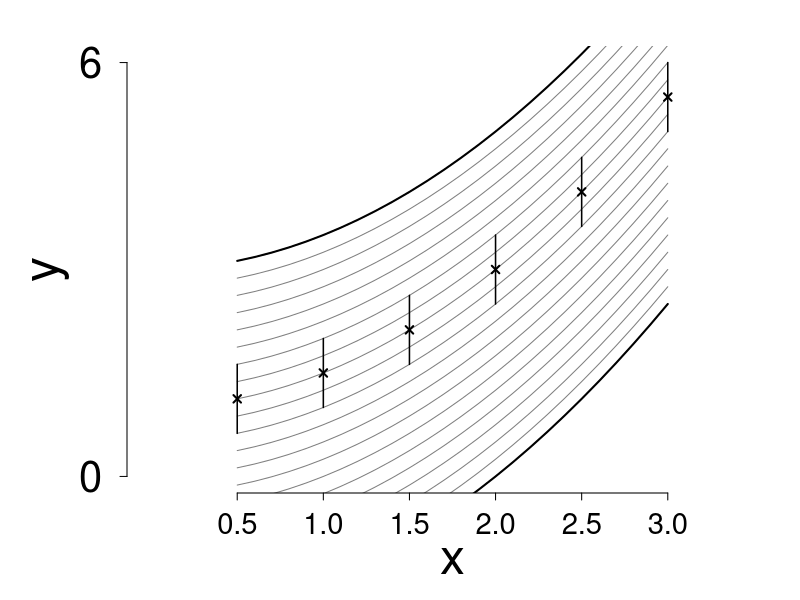

Write the R code that produced this figure. (Note: this script raises an error after producing the figure.)
#
# title     : plotIllustrateBias.R
# purpose   : R script to create an illustration of a Bias model.
# author    : WD41, LRS/EPFL/PSI
# date      : Sept. 2017
#
# Custom Function -------------------------------------------------------------
y_model <- function(x, theta)
{
  return(0.5 * x^2 + theta)
}
y_model_bias <- function(x, theta)
{
  return(0.35 * x^1.85 - 0.5 + theta)
}

# Global variables ------------------------------------------------------------
otpfullnames <- c("./figures/plotIllustrateBias_1.pdf",
                  "./figures/plotIllustrateBias_2.pdf")

# Graphic Parameters
fig_size <- c(7, 7)                     # width, height
margin <- c(5.25, 6.25, 2.2, 1) + 0.1   # canvas margin (bot, left, top, right)
cex_axis <- 2.5     # Axis marker size
cex_lab  <- 3.0     # Axis label size
cex_main <- 3.0     # Main title size
cex_ann  <- 2.0     # Annotation text
tck_len  <- -0.35   # Tick length
leg_cex <- 2.0      # Legend size
cex_lab_shift <- 1.25   # Shift of the axis label from the axis
cex_ttl_shift <- 3.25   # Shift of the axis title from the axis

# Set up case -----------------------------------------------------------------
x <- c(0.5, 1.0, 1.5, 2.0, 2.5, 3.0)
y_true <- 0.5 * x^2 + 1

# Make the plot, unbiased case ------------------------------------------------
pdf(otpfullnames[1], family = "CM Roman",
    width = fig_size[1], height = fig_size[2])
par(mfrow = c(1, 1), mar = margin, las = 1, oma = c(0, 0, 0, 0), bty = "l")
plot(0, 0, type = "n",
     xlim = c(0.0, 3.5), ylim = c(0, 6),
     axes = FALSE,
     ylab = "", xlab = "",
     xaxt = "n", yaxt = "n")

# Add points for the calibration data
points(x, y_true, pch = 4, lwd = 2)

# Add error bar
for (i in 1:length(x))
{
  segments(x[i], y_true[i] - 0.5, x[i], y_true[i] + 0.5, lwd = 1.5)
}

# Add model
lines(seq(0.5, 3.0, by = 0.1), y_model(seq(0.5, 3.0, by = 0.1), -2.0), lwd = 2)
lines(seq(0.5, 3.0, by = 0.1), y_model(seq(0.5, 3.0, by = 0.1), +3.0), lwd = 2)
for (i in seq(-2, 3.0, by = 0.25))
{
  lines(seq(0.5, 3.0, by = 0.1), y_model(seq(0.5, 3.0, by = 0.1), i), col = rgb(0, 0, 0, 0.5))
}

# Set Axis, Ticks and Labels
# x-axis
axis(side = 1, at = x, mgp = c(3, cex_lab_shift, 0),
     tcl = -0.35, cex.axis = cex_axis * 0.7)
title(xlab = "x", mgp = c(cex_ttl_shift, 0, 0), cex.lab = cex_lab)
# y-axis
axis(side = 2, at = c(0, 6), mgp = c(3, cex_lab_shift, 0), tcl = -0.35,
     cex.axis = cex_axis)
title(ylab = "y", mgp = c(cex_ttl_shift, 0, 0), cex.lab = cex_lab)

# Save the plot
dev.off()
embed_fonts(otpfullnames[1], outfile = otpfullnames[1])

# Make the plot, biased case --------------------------------------------------
pdf(otpfullnames[2], family = "CM Roman",
    width = fig_size[1], height = fig_size[2])
par(mfrow = c(1, 1), mar = margin, las = 1, oma = c(0, 0, 0, 0), bty = "l")
plot(0, 0, type = "n",
     xlim = c(0.0, 3.5), ylim = c(0, 6),
     axes = FALSE,
     ylab = "", xlab = "",
     xaxt = "n", yaxt = "n")

points(x, y_true, pch = 4, lwd = 2)

# Add error bar
for (i in 1:length(x))
{
  segments(x[i], y_true[i] - 0.5, x[i], y_true[i] + 0.5, lwd = 1.5)
}

lines(seq(0.5, 3.0, by = 0.1), y_model_bias(seq(0.5, 3.0, by = 0.1), -2.0), lwd = 2)
lines(seq(0.5, 3.0, by = 0.1), y_model_bias(seq(0.5, 3.0, by = 0.1), +3.0), lwd = 2)
for (i in seq(-2, 3.0, by = 0.25))
{
  lines(seq(0.5, 3.0, by = 0.1), y_model_bias(seq(0.5, 3.0, by = 0.1), i), col = rgb(0, 0, 0, 0.5))
}

# Set Axis, Ticks and Labels
# x-axis
axis(side = 1, at = x, mgp = c(3, cex_lab_shift, 0),
     tcl = -0.35, cex.axis = cex_axis * 0.7)
title(xlab = "x", mgp = c(cex_ttl_shift, 0, 0), cex.lab = cex_lab)
# y-axis
axis(side = 2, at = c(0, 6), mgp = c(3, cex_lab_shift, 0), tcl = -0.35,
     cex.axis = cex_axis)
title(ylab = "y", mgp = c(cex_ttl_shift, 0, 0), cex.lab = cex_lab)

# Save the plot
dev.off()
embed_fonts(otpfullnames[2], outfile = otpfullnames[2])